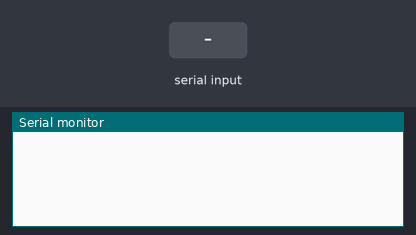
Simulated run of this sketch. Board: Arduino Uno, built with avr-gcc and run on an emulated ATmega328P. Parts: the last lines printed to the serial monitor. The inputs (shaded band) are chosen by the test bench.

Above: at 1.2 s.
1.3 s: "a" received over Serial
At 3.4 s:
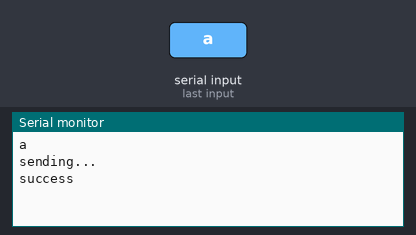
3.8 s: "b" received over Serial
At 6.0 s:
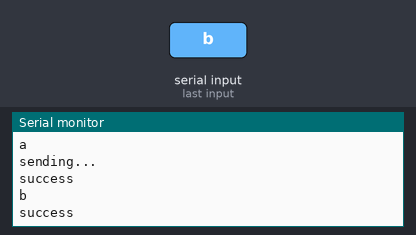
6.3 s: "1" received over Serial
At 7.8 s:
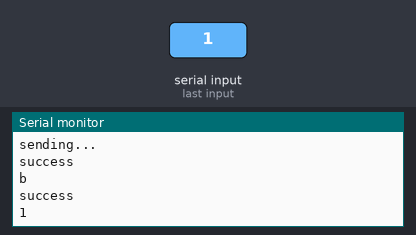

The sketch:

1xSendSerialavailable.ino
```cpp
String pQ;
void setup() {
  Serial.begin(9600);
}

void loop() {
  if (Serial.available()){
  pQ = Serial.readString();
  String b = pQ.substring(0,1);
  Serial.println(b);
  if(b == "a"){
   //Ur Code Here
   //example
  Serial.println("sending...");
  Serial.println("success");
  //another condition
  }else if(b == "b"){
    //Ur Code Here
    //example
    Serial.println("success");
    }
}
}
```

Measured:
- after the input at 1.3 s, the serial monitor: prints a new line after 1.0 s (image 1)
- after the input at 3.8 s, the serial monitor: prints a new line after 1.0 s (image 2)
- after the input at 6.3 s, the serial monitor: prints a new line after 1.0 s (image 3)
